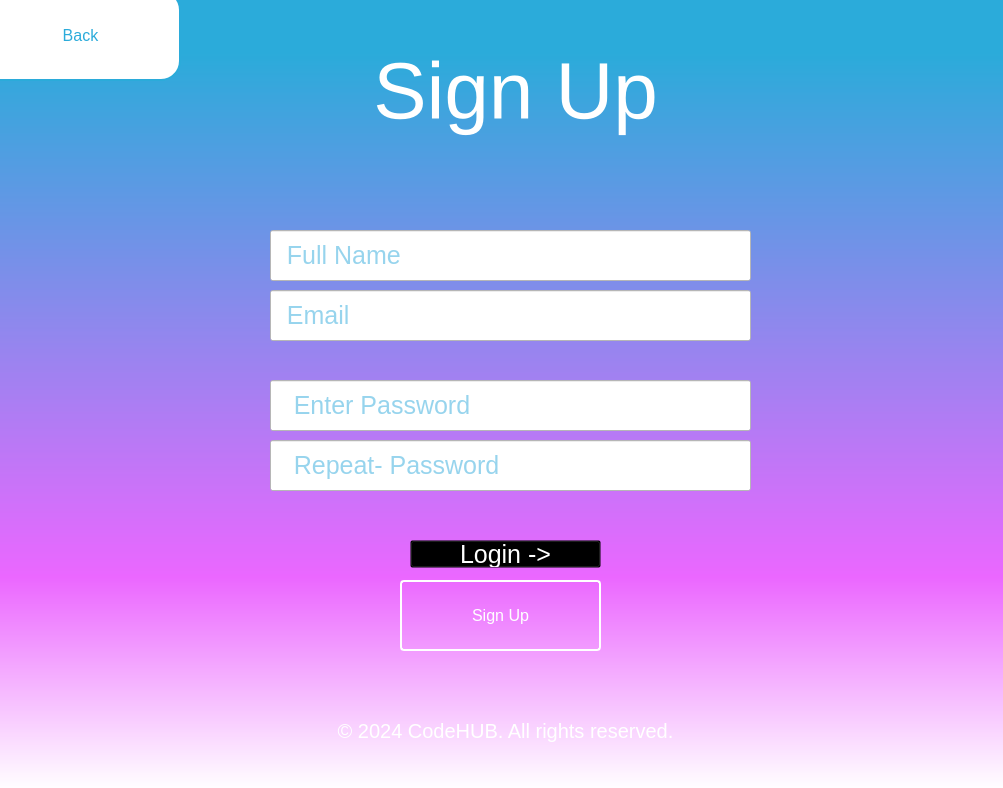
<?xml version="1.0" encoding="UTF-8"?>
<ui version="4.0">
 <class>Form</class>
 <widget class="QWidget" name="Form">
  <property name="enabled">
   <bool>true</bool>
  </property>
  <property name="geometry">
   <rect>
    <x>0</x>
    <y>0</y>
    <width>1003</width>
    <height>788</height>
   </rect>
  </property>
  <property name="sizePolicy">
   <sizepolicy hsizetype="Fixed" vsizetype="Fixed">
    <horstretch>0</horstretch>
    <verstretch>0</verstretch>
   </sizepolicy>
  </property>
  <property name="font">
   <font>
    <pointsize>19</pointsize>
   </font>
  </property>
  <property name="windowTitle">
   <string>Register</string>
  </property>
  <property name="styleSheet">
   <string notr="true">background-color: qlineargradient(spread:pad, x1:0, y1:0.0681818, x2:0, y2:1, stop:0 rgba(43, 171, 218, 255), stop:0.711443 rgba(235, 103, 255, 255), stop:1 rgba(255, 255, 255, 255));</string>
  </property>
  <widget class="QPushButton" name="fignupButton">
   <property name="geometry">
    <rect>
     <x>400</x>
     <y>580</y>
     <width>201</width>
     <height>71</height>
    </rect>
   </property>
   <property name="font">
    <font>
     <family>MS Shell Dlg 2</family>
     <pointsize>20</pointsize>
     <weight>9</weight>
     <italic>false</italic>
     <bold>false</bold>
    </font>
   </property>
   <property name="cursor">
    <cursorShape>PointingHandCursor</cursorShape>
   </property>
   <property name="styleSheet">
    <string notr="true">QPushButton {
	color: rgb(255, 255, 255);
                border: 2px solid white;
                border-radius: 4px;
                padding: 5px;
                font-size: 16px;
	font: 75 20pt &quot;MS Shell Dlg 2&quot;;
                background: transparent;
            }
            QPushButton:hover {
                border: 2px solid rgba(43, 171, 218, 255);
				color:rgba(43, 171, 218, 255);
                background-color: rgba(255, 255, 255, 255);
            }
            QPushButton:pressed {
                border: 2px solid darkblue;
                background-color: gray;
            }</string>
   </property>
   <property name="text">
    <string>Sign Up</string>
   </property>
  </widget>
  <widget class="QLabel" name="label">
   <property name="geometry">
    <rect>
     <x>20</x>
     <y>30</y>
     <width>991</width>
     <height>121</height>
    </rect>
   </property>
   <property name="font">
    <font>
     <pointsize>-1</pointsize>
    </font>
   </property>
   <property name="styleSheet">
    <string notr="true">
background: transparent; color: white; font-size: 80px;</string>
   </property>
   <property name="frameShape">
    <enum>QFrame::NoFrame</enum>
   </property>
   <property name="text">
    <string>Sign Up</string>
   </property>
   <property name="alignment">
    <set>Qt::AlignCenter</set>
   </property>
   <property name="margin">
    <number>10</number>
   </property>
   <property name="textInteractionFlags">
    <set>Qt::NoTextInteraction</set>
   </property>
  </widget>
  <widget class="QLabel" name="label_2">
   <property name="geometry">
    <rect>
     <x>10</x>
     <y>670</y>
     <width>991</width>
     <height>121</height>
    </rect>
   </property>
   <property name="font">
    <font>
     <pointsize>-1</pointsize>
    </font>
   </property>
   <property name="styleSheet">
    <string notr="true">
background: transparent; color: white; font-size: 20px;</string>
   </property>
   <property name="frameShape">
    <enum>QFrame::NoFrame</enum>
   </property>
   <property name="text">
    <string>© 2024 CodeHUB. All rights reserved.</string>
   </property>
   <property name="alignment">
    <set>Qt::AlignCenter</set>
   </property>
   <property name="margin">
    <number>10</number>
   </property>
   <property name="textInteractionFlags">
    <set>Qt::NoTextInteraction</set>
   </property>
  </widget>
  <widget class="QLineEdit" name="fullNameText">
   <property name="geometry">
    <rect>
     <x>270</x>
     <y>230</y>
     <width>481</width>
     <height>51</height>
    </rect>
   </property>
   <property name="styleSheet">
    <string notr="true">background-color: rgb(255, 255, 255);
font: 16pt &quot;MS Shell Dlg 2&quot;;
color: rgb(48, 169, 219);</string>
   </property>
   <property name="text">
    <string/>
   </property>
   <property name="alignment">
    <set>Qt::AlignLeading|Qt::AlignLeft|Qt::AlignVCenter</set>
   </property>
   <property name="placeholderText">
    <string>  Full Name</string>
   </property>
  </widget>
  <widget class="QPushButton" name="loginButton">
   <property name="geometry">
    <rect>
     <x>410</x>
     <y>540</y>
     <width>191</width>
     <height>28</height>
    </rect>
   </property>
   <property name="cursor">
    <cursorShape>PointingHandCursor</cursorShape>
   </property>
   <property name="contextMenuPolicy">
    <enum>Qt::DefaultContextMenu</enum>
   </property>
   <property name="styleSheet">
    <string notr="true">
QPushButton {
background-color: transparent;
font: 10pt &quot;MS Shell Dlg 2&quot;;
color: rgb(255, 255, 255);
            }
            QPushButton:hover {
           color: rgb(0, 255, 127);
            }</string>
   </property>
   <property name="text">
    <string>Login -&gt;</string>
   </property>
  </widget>
  <widget class="QPushButton" name="backButton">
   <property name="geometry">
    <rect>
     <x>-20</x>
     <y>-10</y>
     <width>201</width>
     <height>91</height>
    </rect>
   </property>
   <property name="font">
    <font>
     <family>MS Shell Dlg 2</family>
     <pointsize>20</pointsize>
     <weight>9</weight>
     <italic>false</italic>
     <bold>false</bold>
    </font>
   </property>
   <property name="cursor">
    <cursorShape>PointingHandCursor</cursorShape>
   </property>
   <property name="styleSheet">
    <string notr="true">QPushButton {
				border: 2px solid rgba(43, 171, 218, 255);
				color:rgba(43, 171, 218, 255);
                background-color: rgba(255, 255, 255, 255);
                border-radius: 20px;
                padding: 5px;
                font-size: 16px;
				font: 75 20pt &quot;MS Shell Dlg 2&quot;;
            }
            QPushButton:hover {
                border: 2px solid rgba(43, 171, 218, 255);
				color:rgb(232, 104, 254);
                background-color: rgba(255, 255, 255, 255);
            }
            QPushButton:pressed {
                border: 2px solid darkblue;
                background-color: gray;
            }</string>
   </property>
   <property name="text">
    <string>Back</string>
   </property>
  </widget>
  <widget class="QLineEdit" name="emailText">
   <property name="geometry">
    <rect>
     <x>270</x>
     <y>290</y>
     <width>481</width>
     <height>51</height>
    </rect>
   </property>
   <property name="styleSheet">
    <string notr="true">background-color: rgb(255, 255, 255);
font: 16pt &quot;MS Shell Dlg 2&quot;;
color: rgb(48, 169, 219);</string>
   </property>
   <property name="alignment">
    <set>Qt::AlignLeading|Qt::AlignLeft|Qt::AlignVCenter</set>
   </property>
   <property name="placeholderText">
    <string>  Email </string>
   </property>
  </widget>
  <widget class="QLineEdit" name="passText">
   <property name="geometry">
    <rect>
     <x>270</x>
     <y>380</y>
     <width>481</width>
     <height>51</height>
    </rect>
   </property>
   <property name="styleSheet">
    <string notr="true">background-color: rgb(255, 255, 255);
font: 16pt &quot;MS Shell Dlg 2&quot;;
color: rgb(48, 169, 219);</string>
   </property>
   <property name="alignment">
    <set>Qt::AlignLeading|Qt::AlignLeft|Qt::AlignVCenter</set>
   </property>
   <property name="placeholderText">
    <string>   Enter Password</string>
   </property>
  </widget>
  <widget class="QLineEdit" name="repassText">
   <property name="geometry">
    <rect>
     <x>270</x>
     <y>440</y>
     <width>481</width>
     <height>51</height>
    </rect>
   </property>
   <property name="styleSheet">
    <string notr="true">background-color: rgb(255, 255, 255);
font: 16pt &quot;MS Shell Dlg 2&quot;;
color: rgb(48, 169, 219);</string>
   </property>
   <property name="alignment">
    <set>Qt::AlignLeading|Qt::AlignLeft|Qt::AlignVCenter</set>
   </property>
   <property name="placeholderText">
    <string>   Repeat- Password</string>
   </property>
  </widget>
  <widget class="QLabel" name="passErrorLabel">
   <property name="geometry">
    <rect>
     <x>270</x>
     <y>510</y>
     <width>481</width>
     <height>21</height>
    </rect>
   </property>
   <property name="styleSheet">
    <string notr="true">background:transparent;
color: rgb(255, 0, 0);</string>
   </property>
   <property name="text">
    <string/>
   </property>
  </widget>
 </widget>
 <resources/>
 <connections/>
</ui>
